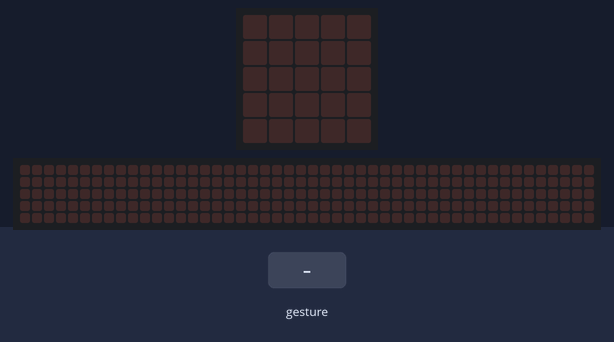
Bench run of a program on a simulated BBC micro:bit (MakeCode). On the bench: the board's 5×5 LED display, a strip that is not on the board, showing the scrolling text unrolled. The test bench sets the inputs (shaded band). Random numbers come from a fixed seed; a tilt is held for 1.5 s and a shake lasts 1 s, then the board lies face up again; the 48×5 strip is a reading aid, not a part: it shows the text the display is scrolling, unrolled, one strip-width of it at a time.

Above: at 1.2 s.
1.3 s: gesture 'shake'
At 2.5 s:
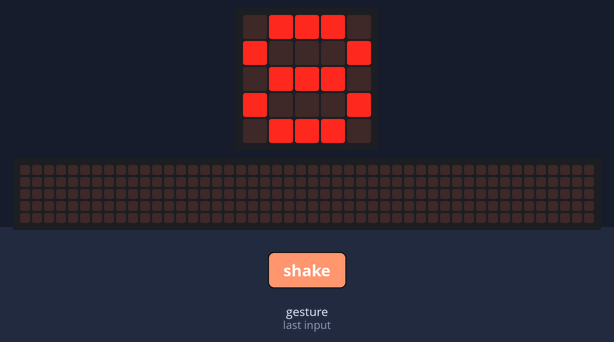
At 8.42 s:
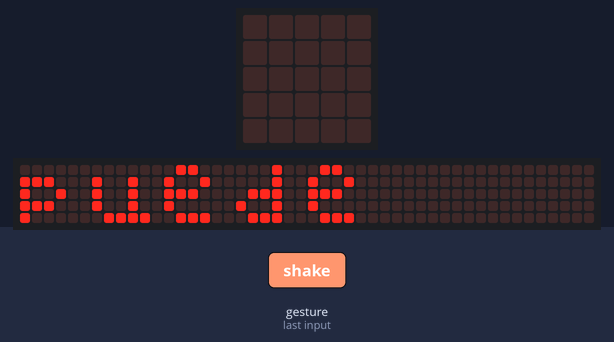
Timing chart, 0 to 9.9 s (numbered marks = the images above; inputs shaded):
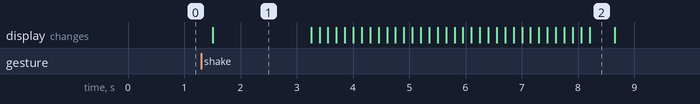

The program:

main.ts
```typescript
let numero = 0
basic.forever(function () {
    if (input.isGesture(Gesture.Shake)) {
        numero = randint(1, 10)
        basic.showNumber(8)
        basic.pause(1000)
        if (numero == 1) {
            basic.showString("si")
        } else if (numero == 2) {
            basic.showString("no")
        } else if (numero == 3) {
            basic.showString("puede")
        } else if (numero == 4) {
            basic.showString("probablemente")
        } else if (numero == 5) {
            basic.showString("puede que no")
        } else if (numero == 6) {
            basic.showString("me da igual")
        } else if (numero == 7) {
            basic.showString("no quiero contestar")
        } else if (numero == 8) {
            basic.showString("claro")
        } else if (numero == 9) {
            basic.showString("claro que no")
        } else if (numero == 10) {
            basic.showString("obviamente")
        }
        basic.showNumber(8)
        basic.pause(1000)
    }
})
```

test.ts
```typescript
// aquí va el archivo "tests"; esto no se compilará cuando este paquete se utilice como una extensión.
```

Measured:
- after the input at 1.3 s, the display: changes after 0.20 s (image 1)
- what the display in image 1 shows lasts 1.8 s, from 1.5 s to 3.3 s
- what the display in image 2 shows lasts 0.5 s, from 8.2 s to 8.7 s
